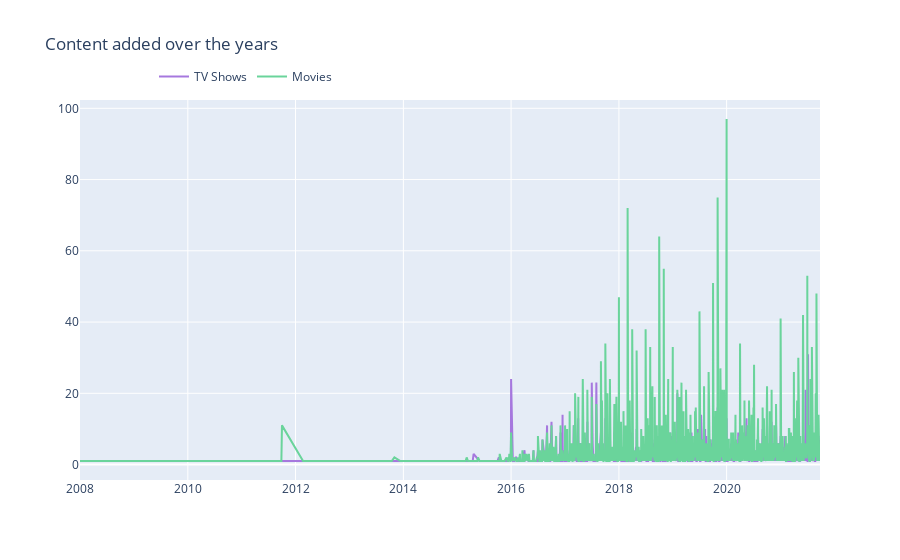

The notebook cell saved with this chart:
### Code cell
d1 = netflix_origin[netflix_origin["type"] == "TV Show"]
d2 = netflix_origin[netflix_origin["type"] == "Movie"]

col = "date_added"

vc1 = d1[col].value_counts().reset_index()
vc1 = vc1.rename(columns = {col : "count", "index" : col})
vc1['percent'] = vc1['count'].apply(lambda x : 100*x/sum(vc1['count']))
vc1 = vc1.sort_values(col)

vc2 = d2[col].value_counts().reset_index()
vc2 = vc2.rename(columns = {col : "count", "index" : col})
vc2['percent'] = vc2['count'].apply(lambda x : 100*x/sum(vc2['count']))
vc2 = vc2.sort_values(col)

trace1 = go.Scatter(x=vc1[col], y=vc1["count"], name="TV Shows", marker=dict(color="#a678de"))
trace2 = go.Scatter(x=vc2[col], y=vc2["count"], name="Movies", marker=dict(color="#6ad49b"))
data = [trace1, trace2]
layout = go.Layout(title="Content added over the years", legend=dict(x=0.1, y=1.1, orientation="h"))
fig = go.Figure(data, layout=layout)
fig.show()

### Figure 1 — Plotly figure (JSON) as saved in the notebook; plotly's stock layout.template omitted (floating-point values rounded to 4 significant figures; data arrays with more than 128 entries replaced by an {"elided": "..."} marker saying what was removed)
{"data": [{"marker": {"color": "#a678de"}, "name": "TV Shows", "type": "scatter", "x": {"elided": "1012 str values"}, "y": {"elided": "1012 int values"}}, {"marker": {"color": "#6ad49b"}, "name": "Movies", "type": "scatter", "x": {"elided": "1533 str values"}, "y": {"elided": "1533 int values"}}], "layout": {"legend": {"orientation": "h", "x": 0.1, "y": 1.1}, "title": {"text": "Content added over the years"}}}
